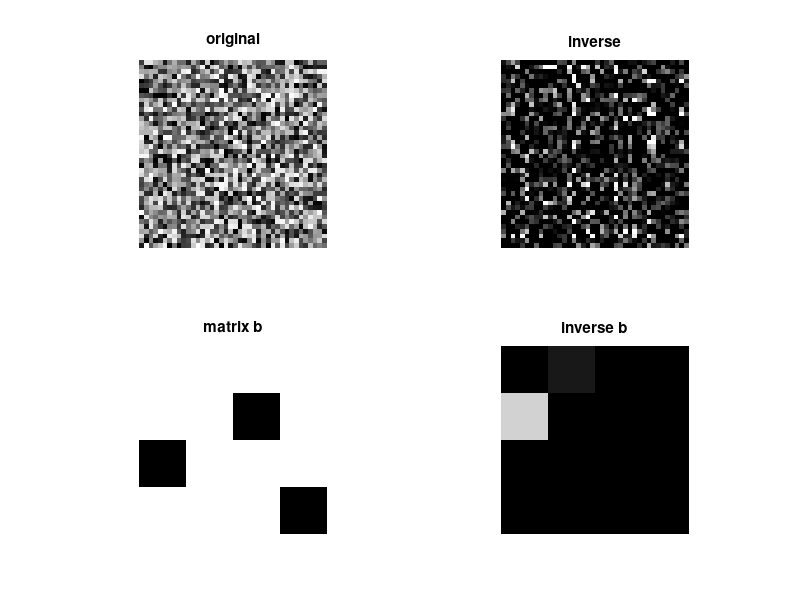

The MATLAB source for this figure:
%% plotting Matrix and its inverse 
clear;
clc;

%% random matrix and its inverse
a=rand(40,40);
subplot(2,2,1)
imshow(a)
title("original")
subplot(2,2,2)
imshow(inv(a))
title("inverse")

%% 4x4 matrix and its inverse
b=[1,2,3,4;11,2,-2,32;0,1,2,112;11,23,112,-12];
subplot(2,2,3)
imshow(b)
title("matrix b")
subplot(2,2,4)
imshow(inv(b))
title("inverse b")

